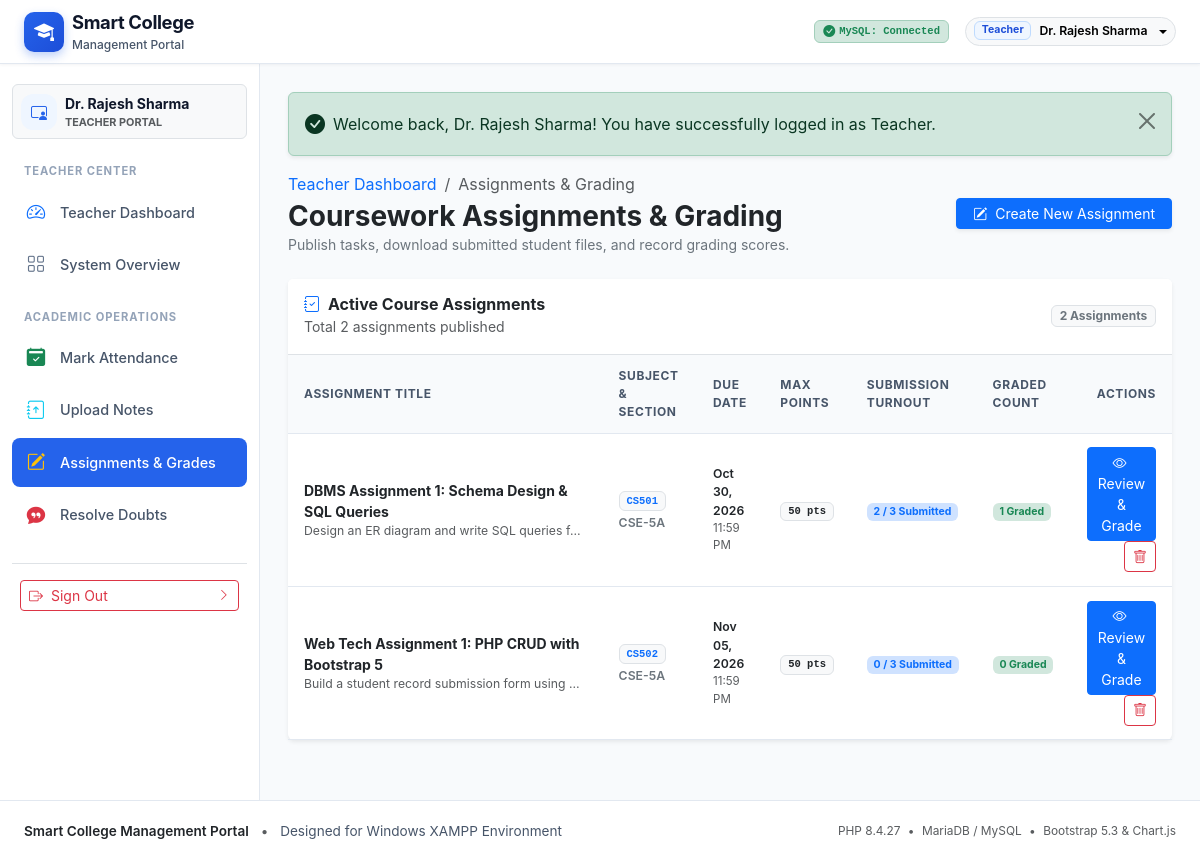
/modules/teacher/assignments.php (signed in), run on the app's committed database.
### tables this page shows
CREATE TABLE `assignments` (
  `id` INT AUTO_INCREMENT PRIMARY KEY,
  `subject_id` INT NOT NULL,
  `class_id` INT NOT NULL,
  `teacher_id` INT NOT NULL,
  `title` VARCHAR(200) NOT NULL,
  `description` TEXT NULL,
  `due_date` DATETIME NOT NULL,
  `max_marks` INT NOT NULL DEFAULT 100,
  `attachment_path` VARCHAR(255) NULL,
  `created_at` TIMESTAMP DEFAULT CURRENT_TIMESTAMP,
  CONSTRAINT `fk_assign_subject` FOREIGN KEY (`subject_id`)
    REFERENCES `subjects` (`id`) ON DELETE CASCADE ON UPDATE CASCADE,
  CONSTRAINT `fk_assign_class` FOREIGN KEY (`class_id`)
    REFERENCES `classes` (`id`) ON DELETE CASCADE ON UPDATE CASCADE,
  CONSTRAINT `fk_assign_teacher` FOREIGN KEY (`teacher_id`)
    REFERENCES `teacher_profiles` (`id`) ON DELETE CASCADE ON UPDATE CASCADE
);

CREATE TABLE `subjects` (
  `id` INT AUTO_INCREMENT PRIMARY KEY,
  `department_id` INT NOT NULL,
  `subject_name` VARCHAR(120) NOT NULL,
  `subject_code` VARCHAR(30) NOT NULL UNIQUE,
  `semester` INT NOT NULL,
  `created_at` TIMESTAMP DEFAULT CURRENT_TIMESTAMP,
  INDEX `idx_subjects_dept` (`department_id`),
  CONSTRAINT `fk_subjects_department` FOREIGN KEY (`department_id`)
    REFERENCES `departments` (`id`) ON DELETE CASCADE ON UPDATE CASCADE
);

CREATE TABLE `classes` (
  `id` INT AUTO_INCREMENT PRIMARY KEY,
  `department_id` INT NOT NULL,
  `class_name` VARCHAR(50) NOT NULL,
  `semester` INT NOT NULL,
  `academic_year` VARCHAR(20) NOT NULL,
  `created_at` TIMESTAMP DEFAULT CURRENT_TIMESTAMP,
  INDEX `idx_classes_dept` (`department_id`),
  CONSTRAINT `fk_classes_department` FOREIGN KEY (`department_id`)
    REFERENCES `departments` (`id`) ON DELETE CASCADE ON UPDATE CASCADE
);

### modules/teacher/assignments.php (the view, shortened to what the rows shown need)
<?php
require_once __DIR__ . '/../../config/database.php';
$currentUser = getCurrentUser();
$assignmentsList = [];
$selectedAssign  = null;
$submissionsList = [];
if ($pdo instanceof PDO) {
    try {
        $stmtProf = $pdo->prepare("SELECT id, department_id, employee_id FROM `teacher_profiles` WHERE `user_id` = :uid LIMIT 1");
        $stmtProf->execute([':uid' => $currentUser['id']]);
        $teacherProfile = $stmtProf->fetch();
        $teacherId = $teacherProfile['id'] ?? 0;
        if ($teacherId > 0) {
            $stmtAsg = $pdo->prepare("
                SELECT a.*, s.subject_name, s.subject_code, c.class_name,
                       (SELECT COUNT(*) FROM `student_profiles` sp WHERE sp.class_id = a.class_id) as total_students,
                       (SELECT COUNT(*) FROM `assignment_submissions` sub WHERE sub.assignment_id = a.id) as submission_count,
                       (SELECT COUNT(*) FROM `assignment_submissions` sub WHERE sub.assignment_id = a.id AND sub.status = 'graded') as graded_count
                FROM `assignments` a
                JOIN `subjects` s ON a.subject_id = s.id
                JOIN `classes` c ON a.class_id = c.id
                WHERE a.teacher_id = :tid
                ORDER BY a.created_at DESC
            ");
            $stmtAsg->execute([':tid' => $teacherId]);
            $assignmentsList = $stmtAsg->fetchAll();
        }
    } catch (PDOException $e) {
        error_log("Teacher Assignments Query Error: " . $e->getMessage());
    }
}
require_once __DIR__ . '/../../includes/header.php';
?>
<main class="portal-main-content">
    <div class="d-flex flex-column flex-md-row justify-content-between align-items-md-center gap-3 mb-4">
        <div>
            <h2 class="h3 fw-bold text-dark mb-0">Coursework Assignments & Grading</h2>
        </div>
    </div>
    <?php if ($selectedAssign): ?>
        <div class="card border-0 shadow-sm mb-4">
            <div class="card-header bg-white py-3 border-bottom d-flex flex-column flex-md-row justify-content-between align-items-md-center gap-2">
                <div>
                    <span class="badge bg-light text-primary border font-monospace me-1"><?= htmlspecialchars($selectedAssign['subject_code']) ?></span>
                    <span class="fw-bold text-dark"><?= htmlspecialchars($selectedAssign['title']) ?></span>
                    <div class="small text-muted">
                        Class: <strong><?= htmlspecialchars($selectedAssign['class_name']) ?></strong> &bull;
                        Deadline: <?= date('M d, Y h:i A', strtotime($selectedAssign['due_date'])) ?> &bull;
                        Max Marks: <?= (int)$selectedAssign['max_marks'] ?> pts
                    </div>
                </div>
                <div class="d-flex align-items-center gap-2">
                    <span class="badge bg-success-subtle text-success">
                        <?= count(array_filter($submissionsList, fn($s) => !empty($s['submission_id']))) ?> / <?= count($submissionsList) ?> Submitted
                    </span>
                    <span class="badge bg-info-subtle text-info">
                        <?= count(array_filter($submissionsList, fn($s) => $s['submission_status'] === 'graded')) ?> Graded
                    </span>
                </div>
            </div>
            <div class="card-body p-0">
                <div class="table-responsive">
                    <table class="table-portal mb-0 align-middle">
                        <thead>
                            <tr>
                                <th>Roll Number</th>
                                <th>Student Name</th>
                                <th>Submission Status</th>
                                <th>Turned In Date</th>
                                <th>Attached Solution</th>
                                <th>Score & Feedback</th>
                                <th class="text-end">Evaluation</th>
                            </tr>
                        </thead>
                        <tbody>
                            <?php if (!empty($submissionsList)): ?>
                                <?php foreach ($submissionsList as $sub): ?>
                                    <tr>
                                        <td>
                                            <span class="badge bg-light text-dark border font-monospace px-2 py-1">
                                                <?= htmlspecialchars($sub['roll_number']) ?>
                                            </span>
                                        </td>
                                        <td>
                                            <div class="fw-bold text-dark"><?= htmlspecialchars($sub['full_name']) ?></div>
                                            <small class="text-muted"><?= htmlspecialchars($sub['email']) ?></small>
                                        </td>
                                        <td>
                                            <?php if ($sub['submission_status'] === 'graded'): ?>
                                                <span class="badge bg-success-subtle text-success"><i class="bi bi-check-circle me-1"></i>Graded</span>
                                            <?php elseif (!empty($sub['submission_id'])): ?>
                                                <span class="badge bg-info-subtle text-info"><i class="bi bi-clock me-1"></i>Submitted</span>
                                            <?php else: ?>
                                                <span class="badge bg-danger-subtle text-danger">Missing</span>
                                            <?php endif; ?>
                                        </td>
                                        <td class="small text-muted">
                                            <?= $sub['submitted_at'] ? date('M d, Y h:i A', strtotime($sub['submitted_at'])) : '&mdash;' ?>
                                        </td>
                                        <td>
                                            <?php if ($sub['file_path']): ?>
                                                <a href="../../<?= htmlspecialchars($sub['file_path']) ?>" class="btn btn-outline-primary btn-sm" download>
                                                    <i class="bi bi-file-earmark-arrow-down me-1"></i>Download
                                                </a>
                                            <?php elseif (!empty($sub['submission_text'])): ?>
                                                <span class="text-muted small" title="<?= htmlspecialchars($sub['submission_text']) ?>">
                                                    <i class="bi bi-card-text me-1"></i>Text Only
                                                </span>
                                            <?php else: ?>
                                                <span class="text-muted small">&mdash;</span>
                                            <?php endif; ?>
                                        </td>
                                        <td>
                                            <?php if ($sub['marks_obtained'] !== null): ?>
                                                <strong class="text-success"><?= $sub['marks_obtained'] ?> / <?= $selectedAssign['max_marks'] ?></strong>
                                                <?php if ($sub['feedback']): ?>
                                                    <div class="text-muted text-truncate" style="font-size: 0.75rem; max-width: 160px;" title="<?= htmlspecialchars($sub['feedback']) ?>">
                                                        "<?= htmlspecialchars($sub['feedback']) ?>"
                                                    </div>
                                                <?php endif; ?>
                                            <?php else: ?>
                                                <span class="text-muted small">&mdash;</span>
                                            <?php endif; ?>
                                        </td>
                                        <td class="text-end">
                                            <?php if (!empty($sub['submission_id'])): ?>
                                                <button type="button"
                                                        class="btn btn-sm btn-outline-success btn-grade-sub"
                                                        data-id="<?= $sub['submission_id'] ?>"
                                                        data-name="<?= htmlspecialchars($sub['full_name']) ?>"
                                                        data-marks="<?= $sub['marks_obtained'] ?? '' ?>"
                                                        data-fb="<?= htmlspecialchars($sub['feedback'] ?? '') ?>"
                                                        data-text="<?= htmlspecialchars($sub['submission_text'] ?? '') ?>">
                                                    <i class="bi bi-award me-1"></i>Grade
                                                </button>
                                            <?php else: ?>
                                                <span class="text-muted small">Awaiting</span>
                                            <?php endif; ?>
                                        </td>
                                    </tr>
                                <?php endforeach; ?>
                            <?php else: ?>
                                <tr>
                                    <td colspan="7" class="text-center py-4 text-muted">No students enrolled in this section.</td>
                                </tr>
                            <?php endif; ?>
                        </tbody>
                    </table>
                </div>
            </div>
        </div>
    <?php else: ?>
        <div class="card border-0 shadow-sm mb-4">
            <div class="card-body p-0">
                <div class="table-responsive">
                    <table class="table-portal mb-0 align-middle">
                        <thead>
                            <tr>
                                <th>Assignment Title</th>
                                <th>Subject & Section</th>
                                <th>Due Date</th>
                                <th>Max Points</th>
                                <th>Submission Turnout</th>
                                <th>Graded Count</th>
                                <th class="text-end">Actions</th>
                            </tr>
                        </thead>
                        <tbody>
                            <?php if (!empty($assignmentsList)): ?>
                                <?php foreach ($assignmentsList as $asg): ?>
                                    <tr>
                                        <td>
                                            <div class="fw-bold text-dark"><?= htmlspecialchars($asg['title']) ?></div>
                                            <small class="text-muted text-truncate d-block" style="max-width: 280px;">
                                                <?= htmlspecialchars($asg['description'] ?: 'No instructions provided.') ?>
                                            </small>
                                        </td>
                                        <td>
                                            <span class="badge bg-light text-primary border font-monospace me-1"><?= htmlspecialchars($asg['subject_code']) ?></span>
                                            <span class="fw-semibold small text-secondary"><?= htmlspecialchars($asg['class_name']) ?></span>
                                        </td>
                                        <td>
                                            <div class="small fw-semibold <?= (strtotime($asg['due_date']) < time()) ? 'text-danger' : 'text-dark' ?>">
                                                <?= date('M d, Y', strtotime($asg['due_date'])) ?>
                                            </div>
                                            <div class="text-muted" style="font-size: 0.72rem;"><?= date('h:i A', strtotime($asg['due_date'])) ?></div>
                                        </td>
                                        <td><span class="badge bg-light text-dark border font-monospace"><?= (int)$asg['max_marks'] ?> pts</span></td>
                                        <td>
                                            <span class="badge bg-primary-subtle text-primary">
                                                <?= (int)$asg['submission_count'] ?> / <?= (int)$asg['total_students'] ?> Submitted
                                            </span>
                                        </td>
                                        <td>
                                            <span class="badge bg-success-subtle text-success">
                                                <?= (int)$asg['graded_count'] ?> Graded
                                            </span>
                                        </td>
                                        <td class="text-end">
                                            <a href="assignments.php?view=<?= $asg['id'] ?>" class="btn btn-sm btn-primary">
                                                <i class="bi bi-eye me-1"></i>Review & Grade
                                            </a>
                                            <form method="POST" action="assignments.php" onsubmit="return confirm('Delete this assignment and all student submissions?');" class="d-inline">
                                                <button type="submit" class="btn btn-outline-danger btn-sm" title="Delete Assignment">
                                                    <i class="bi bi-trash"></i>
                                                </button>
                                            </form>
                                        </td>
                                    </tr>
                                <?php endforeach; ?>
                            <?php endif; ?>
                        </tbody>
                    </table>
                </div>
            </div>
        </div>
    <?php endif; ?>
</main>
<?php require_once __DIR__ . '/../../includes/footer.php'; ?>

### data on the page
assignments: title "DBMS Assignment 1: Schema Design & SQL Queries", description "Design an ER diagram and write SQL queries f…", subject.subject_code "CS501", class.class_name "CSE-5A", due_date "Oct 30, 2026", due_date "11:59 PM", max_marks "50", submission_count "2", total_students "3", graded_count "1"
assignments: title "Web Tech Assignment 1: PHP CRUD with Bootstrap 5", description "Build a student record submission form using…", subject.subject_code "CS502", class.class_name "CSE-5A", due_date "Nov 05, 2026", due_date "11:59 PM", max_marks "50", submission_count "0", total_students "3", graded_count "0"

### other printed values
$currentUser['role'] "Teacher"
$currentUser['full_name'] "Dr. Rajesh Sharma"
$currentUser['role'] "TEACHER"
$flash['message'] "Welcome back, Dr. Rajesh Sharma! You have successfully logged in as Teacher."
count($assignmentsList) "2"
PHP_VERSION "8.4.27"
